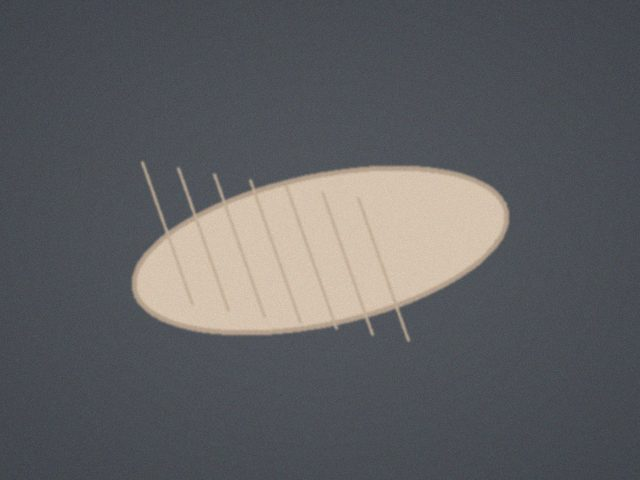
#> input picture phone/dev/fixtures/crop.jpg, 640 x 480 px
$ python -i crop.py   (imports and definitions only)
#> lines starting #> are read from the running program, lines starting #| are printed output that depends on the picture
"""Pick the frames around a step and cut the new item out of them.

PLAN.md section 7. Pure functions over decoded frames and JPEG bytes. Nothing here
writes to disk. The ingest layer saves what comes back under `/media/{event_id}/`.
"""

from __future__ import annotations

from collections.abc import Sequence
from typing import Literal

import cv2
import numpy as np
from pydantic import BaseModel, ConfigDict

from app.detect.steps import Step

CropQuality = Literal["good", "low"]


# [7 lines that did not run here, left out]


# [10 lines that did not run here, left out]


class BBox(BaseModel):
    x: int
    y: int
    w: int
    h: int


class CropParams(BaseModel):
    # How far before the step opens the `before` frame must sit. PLAN.md section 7
    # says 300 ms, which assumes the item appears in frame at the moment it lands.
    # It does not: it is in shot for the whole flight, and the simulator gives it a
    # 300 ms flight. A lead equal to the flight time picks a frame that already has
    # the item in it and the diff comes back empty, so this has to be longer. The
    # phone ring buffer covers 4 s, so 600 ms costs nothing.
    before_lead_ms: float = 600.0
    blur_ksize: int = 5
    threshold: int = 25
    close_ksize: int = 15
    min_area_frac: float = 0.002
    max_area_frac: float = 0.5
    pad_frac: float = 0.08
    pad_min_px: int = 8
    jpeg_quality: int = 85


class CropResult(BaseModel):
    """The cut-out item, plus enough to explain why it looks the way it does."""

    jpeg: bytes
    bbox: BBox
    changed_area_frac: float
    crop_quality: CropQuality


# [38 lines that did not run here, left out]


def whole_frame(image: bytes, params: CropParams | None = None) -> CropResult:
    """The picture as it stands, with no diff.

    The diff exists to find the thing that just landed in a bin full of other things. When
    somebody holds an item up and presses Add, the picture is the item: diffing it against
    a frame from two seconds earlier found the table, because the table is what changed
    least. The quality is `low`, which is honest: nothing was isolated.
    """
    p = params or CropParams()
    return _whole_frame(_decode(image, "added item"), 0.0, p)


def crop_item(before: bytes, after: bytes, params: CropParams | None = None) -> CropResult:
    """Cut the thing that appeared between two frames out of the second one.

    Grayscale, blur, absolute difference, threshold, morphological close, largest
    contour, padded bounding box. When the changed area falls outside
    `min_area_frac..max_area_frac` the crop is the whole `after` frame and the quality
    is `low`, which the UI shows and the identifier treats as weaker evidence.
    """
    p = params or CropParams()
    img_before = _decode(before, "before")
    img_after = _decode(after, "after")
    if img_before.shape != img_after.shape:
        img_before = cv2.resize(img_before, (img_after.shape[1], img_after.shape[0]))

    height, width = img_after.shape[:2]
    frame_area = float(height * width)
    mask = _change_mask(img_before, img_after, p)
    contours, _ = cv2.findContours(mask, cv2.RETR_EXTERNAL, cv2.CHAIN_APPROX_SIMPLE)

    if not contours:
        return _whole_frame(img_after, 0.0, p)

    largest = max(contours, key=cv2.contourArea)
    frac = float(cv2.contourArea(largest)) / frame_area
    if frac < p.min_area_frac or frac > p.max_area_frac:
        return _whole_frame(img_after, frac, p)

    x, y, w, h = (int(v) for v in cv2.boundingRect(largest))
    pad = max(p.pad_min_px, round(p.pad_frac * max(w, h)))
    x0 = max(0, x - pad)
    y0 = max(0, y - pad)
    x1 = min(width, x + w + pad)
    y1 = min(height, y + h + pad)
    bbox = BBox(x=x0, y=y0, w=x1 - x0, h=y1 - y0)
    return CropResult(
        jpeg=_encode(img_after[y0:y1, x0:x1], p),
        bbox=bbox,
        changed_area_frac=frac,
        crop_quality="good",
    )


# [12 lines that did not run here, left out]


def _gray_small(img: np.ndarray) -> np.ndarray:
    gray = cv2.cvtColor(img, cv2.COLOR_BGR2GRAY)
    return cv2.resize(gray, (160, 120))


# [79 lines left out: functions _change_mask, _whole_frame, _decode, _encode, jpeg_size, downscale_jpeg, not called in this run]

>>> import cv2
>>> picture = cv2.imread('../../../phone/dev/fixtures/crop.jpg', cv2.IMREAD_GRAYSCALE)
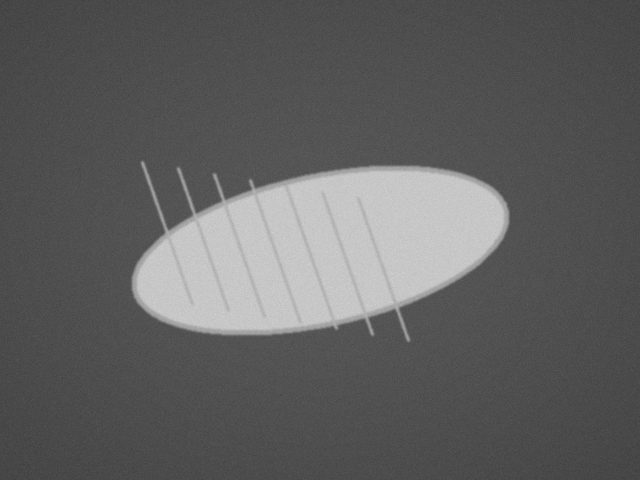
#> picture: shape (480, 640); min 63, max 208, mean 96
#> (the run stopped early here; a loop or call above may not have finished)
